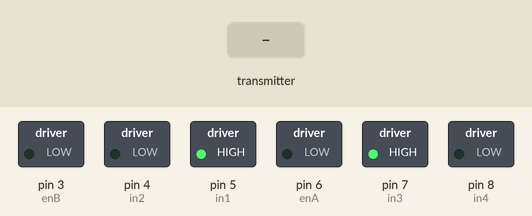
The sketch below on a simulated Arduino Uno, built with avr-gcc and run on an emulated ATmega328P. On the bench: switched loads named in the sketch (green lamp = pin HIGH). The test bench sets the inputs (shaded band). No radio packets arrive unless stated.

Above: at 1.2 s.
1.3 s: the transmitter starts sending throttle = 1023
At 2.5 s:
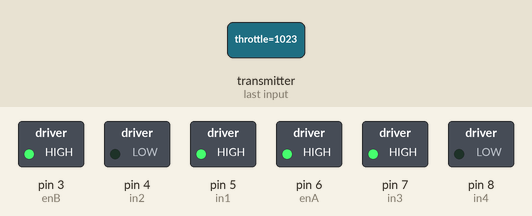
2.8 s: the transmitter starts sending direction = 1023
At 3.6 s:
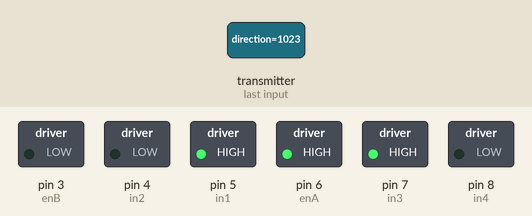
4.3 s: the transmitter starts sending direction = 0
At 4.8 s:
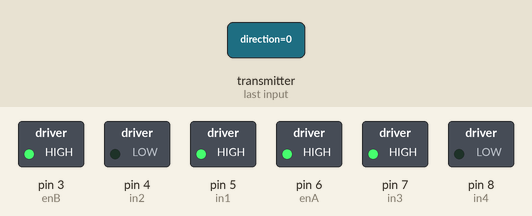
5.8 s: the transmitter starts sending throttle = 0
At 7.1 s:
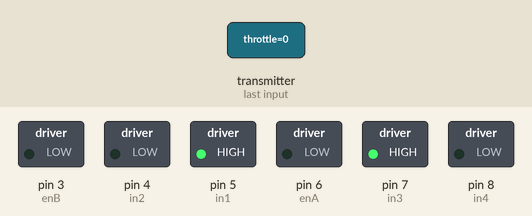
Timing chart, 0 to 8.3 s (numbered marks = the images above; inputs shaded):
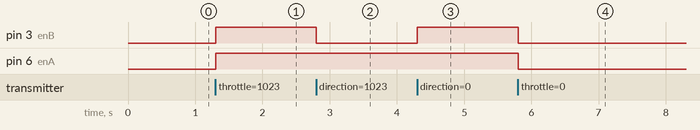

Measured:
- after the input at 1.3 s, pin 3 (enB), pin 6 (enA): LOW → HIGH at once
- after the input at 2.8 s, pin 3 (enB): HIGH → LOW at once
- after the input at 4.3 s, pin 3 (enB): LOW → HIGH at once
- after the input at 5.8 s, pin 3 (enB), pin 6 (enA): HIGH → LOW at once

The sketch:

receiver.ino
```cpp
/********************************************************************************
*	RC boat controller using nrF24L01
* heavily inspired by https://github.com/shane-taurean/Pepsi_Bottle_RC_Boat
* Initial one-arduino setup to test and add functionality in control of thrust with PS2 Joystick
*
* TODO/Ideas:
* - add trim on remote controller side to 1) allow for slight drift of the pot-values read from the joystick and 2) to compensate for differences in the motors/drag of the boat. Might not be necessary at all.
* - add one or more buttons to the remote controlm, in addition to the button the joystick for various functions like winch up/down, lights on/off, go-home, lock position etc.
*
* * * See this guy for inspirating for cleaner/more readable code: https://www.youtube.com/watch?v=eVnyPSAefxU
* DONE:
* - changed to L298N
*  - auto-kill all motors if no command-strings received for 1 second
*/


/*******************************************************************************/

#include <SPI.h>
#include "RF24.h"

// CE,CSN
RF24 radio(9,10);
// radio addresses
uint8_t addresses[][13] = {"MyBargeComs1","MyBargeComs2"}; // coms1 = remote, coms2 = barge

boolean dirA,dirB = 1;  // 1 (true) indicates forward, 0 indicates reverse

// throttle = forwards or backwards (256= full speed ahead - -256 == reverse)
// direction = turn - 0 = turn/rotate left, 255 = turn/rotate right
int x_val,y_val = 0; // values read from the joystick controller
                     // these are to be sent from the remote controller
int motorSpeedA,motorSpeedB = 0;
int maxSpeed = 255;


// ramp-stuff
unsigned long int prevRampTimeA = 0;
unsigned long int prevRampTimeB = 0;
unsigned long int rampdelay = 50; // ms mellem hver pwm-skifte
int speedstep = 5;
int targetspeedA = 0; // to be read from radio/joystick
int targetspeedB = 0; // to be read from radio/joystick
int rampDirA = 1; // 1 == up, -1 == down
int rampDirB = 1; // 1 == up, -1 == down
int currentspeedA = 0; // what is our current speed (to be written to PWM)
int currentspeedB = 0; // what is our current speed (to be written to PWM)


// motor B (3,4,5)
int enB = 3;
int in1 = 5;
int in2 = 4;

// motor A (6,7,8)
int enA = 6;
int in3 = 7;
int in4 = 8;

struct myData {
  int throttle; // joystick x direction
  int direction; // joystick y direction - move this to a 2nd joystick when I get around to building it
  int aux1; // joystick button
  int aux2; // extra button
};
myData data;


unsigned long time = 0;
unsigned long lastMsg = 0;

unsigned long RXtout = 1000; // how long will we wait for new commands before total shutdown?
                             // not implemented yet

//**************************************************
void setup()
{
//	Serial.begin( 115200 );
        // init radio
          radio.begin();                           // Setup and configure rf radio
          radio.setAutoAck(false);                     // Ensure autoACK is disabled
//          radio.setPALevel(RF24_PA_LOW);
          radio.setDataRate(RF24_250KBPS);

          radio.setCRCLength(RF24_CRC_8);
          radio.openReadingPipe(1,addresses[1]);

          radio.startListening();                 // Start listening
 //         radio.printDetails();                   // Dump the configuration of the rf unit for debugging

data.throttle = 0;
data.direction = 0;

  // Set all the motor control pins to outputs
  pinMode(enA, OUTPUT);
  pinMode(enB, OUTPUT);
  pinMode(in1, OUTPUT);
  pinMode(in2, OUTPUT);
  pinMode(in3, OUTPUT);
  pinMode(in4, OUTPUT);
  // Start with motors disabled and direction forward

  // Motor A
  digitalWrite(enA, LOW);
  digitalWrite(in1, HIGH);
  digitalWrite(in2, LOW);
  // Motor B
  digitalWrite(enB, LOW);
  digitalWrite(in3, HIGH);
  digitalWrite(in4, LOW);
}

//**************************************************
void loop() {
        if( radio.available()){
          while (radio.available()) {                                   // While there is data ready
            radio.read( &data, sizeof(myData) );             // Get the payload
            lastMsg = millis();
          }
    //      Serial.print("Throttle: "); Serial.print(data.throttle); Serial.print("Direction: ");Serial.println(data.direction);
        }
        if (millis() - lastMsg > RXtout) {
          data.throttle = 0;
          data.direction = 0;
        }

        // going forward:
        if (data.throttle > 5) {
          // Set Motor A forward
          digitalWrite(in1, HIGH);
          digitalWrite(in2, LOW);
          // Set Motor B forward
          digitalWrite(in3, HIGH);
          digitalWrite(in4, LOW);

//          motorSpeedA = map(data.throttle,0,256,0,maxSpeed);
//          motorSpeedB = map(data.throttle,0,256,0,maxSpeed);
          motorSpeedA = data.throttle;
          motorSpeedB = data.throttle;
        } else if (data.throttle < -5) { // going reverse
          // Set Motor A backwards
          digitalWrite(in1, LOW);
          digitalWrite(in2, HIGH);
          // Set Motor B backwards
          digitalWrite(in3, LOW);
          digitalWrite(in4, HIGH);

          motorSpeedA = data.throttle*-1;
          motorSpeedB = data.throttle*-1;

        } else {
          motorSpeedA = 0;
          motorSpeedB = 0;
        }

        // Steering - left
        if (data.direction < -5) {
          y_val = data.direction*-1;
          motorSpeedA = motorSpeedA-y_val;
  //        motorSpeedB = motorSpeedB+y_val;

          if (motorSpeedA < 0) { motorSpeedA = 0; }
          if (motorSpeedB > maxSpeed) { motorSpeedB = maxSpeed; }
        } else if (data.direction > 5) { // steering right
          y_val = data.direction;
//          motorSpeedA = motorSpeedA+y_val;
          motorSpeedB = motorSpeedB-y_val;

          if (motorSpeedA > maxSpeed) { motorSpeedA = maxSpeed; }
          if (motorSpeedB < 0) { motorSpeedB = 0; }

        }
        if (motorSpeedA < 10) { motorSpeedA = 0; }
        if (motorSpeedB < 10) { motorSpeedB = 0; }
        //delay(10);

  targetspeedA = motorSpeedA;
  targetspeedB = motorSpeedB;
  if (currentspeedA != targetspeedA) { // we have not reached the targetspeed yet
      if ( millis()-rampdelay > prevRampTimeA) { // only change speed every $rampdelay
        int diff = targetspeedA-currentspeedA; // negative number == go slower / positive == go faster
        rampDirA = diff/abs(diff); // returns -1 if we are above target and 1 if we are below
        currentspeedA += speedstep*rampDirA;
        if (currentspeedA > targetspeedA && rampDirA == 1) { currentspeedA = targetspeedA; }
        if (currentspeedA < targetspeedA && rampDirA == -1) { currentspeedA = targetspeedA; }
        prevRampTimeA = millis();
      }
  }
  if (currentspeedB != targetspeedB) { // we have not reached the targetspeed yet
      if ( millis()-rampdelay > prevRampTimeB) { // only change speed every $rampdelay
        int diff = targetspeedB-currentspeedB; // negative number == go slower / positive == go faster
        rampDirB = diff/abs(diff); // returns -1 if we are above target and 1 if we are below
        currentspeedB += speedstep*rampDirB;
        if (currentspeedB > targetspeedB && rampDirB == 1) { currentspeedB = targetspeedB; }
        if (currentspeedB < targetspeedB && rampDirB == -1) { currentspeedB = targetspeedB; }
        prevRampTimeB = millis();
      }
  }

        // Set the motor speeds
        analogWrite(enA, motorSpeedA);
        analogWrite(enB, motorSpeedB);
        // Set the motor speeds - with ramps
//        analogWrite(enA, currentspeedA);
//        analogWrite(enB, currentspeedB);

} // loop


//**************************************************
```
